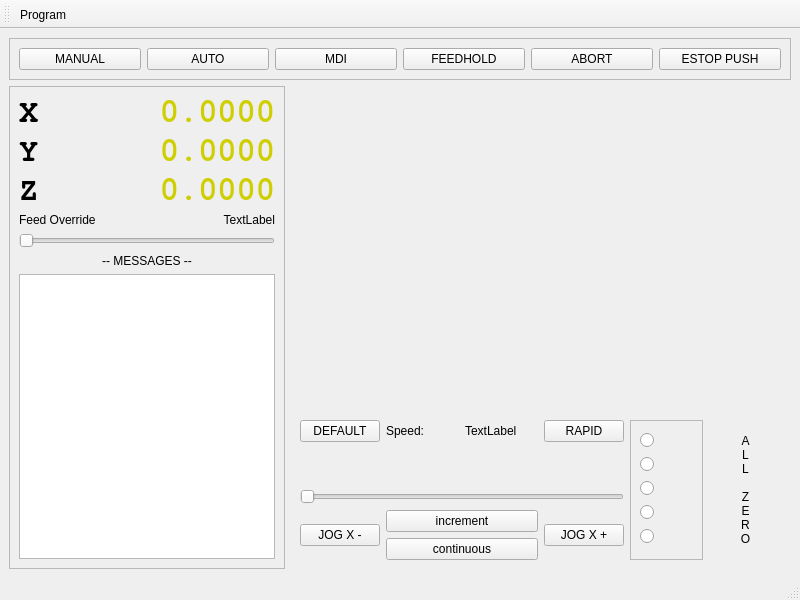
<?xml version="1.0" encoding="UTF-8"?>
<ui version="4.0">
 <class>MainWindow</class>
 <widget class="QMainWindow" name="MainWindow">
  <property name="geometry">
   <rect>
    <x>0</x>
    <y>0</y>
    <width>800</width>
    <height>600</height>
   </rect>
  </property>
  <property name="windowTitle">
   <string>MainWindow</string>
  </property>
  <widget class="QWidget" name="centralwidget">
   <layout class="QGridLayout" name="gridLayout">
    <item row="1" column="0">
     <widget class="QFrame" name="frame_2">
      <property name="frameShape">
       <enum>QFrame::StyledPanel</enum>
      </property>
      <property name="frameShadow">
       <enum>QFrame::Raised</enum>
      </property>
      <layout class="QGridLayout" name="gridLayout_2">
       <item row="0" column="1">
        <widget class="QLabel" name="actual_lb_x">
         <property name="styleSheet">
          <string notr="true">QLabel {
	color: #cece00;
	font-family: FreeMono;
	font-size: 24pt;
	font-weight: 700;
}</string>
         </property>
         <property name="text">
          <string>0.0000</string>
         </property>
         <property name="alignment">
          <set>Qt::AlignRight|Qt::AlignTrailing|Qt::AlignVCenter</set>
         </property>
        </widget>
       </item>
       <item row="6" column="0" colspan="2">
        <widget class="QPlainTextEdit" name="errors_pte">
         <property name="maximumSize">
          <size>
           <width>16777215</width>
           <height>16777215</height>
          </size>
         </property>
        </widget>
       </item>
       <item row="1" column="1">
        <widget class="QLabel" name="actual_lb_y">
         <property name="styleSheet">
          <string notr="true">QLabel {
	color: #cece00;
	font-family: FreeMono;
	font-size: 24pt;
	font-weight: 700;
}</string>
         </property>
         <property name="text">
          <string>0.0000</string>
         </property>
         <property name="alignment">
          <set>Qt::AlignRight|Qt::AlignTrailing|Qt::AlignVCenter</set>
         </property>
        </widget>
       </item>
       <item row="3" column="0">
        <widget class="QLabel" name="label_4">
         <property name="text">
          <string>Feed Override</string>
         </property>
        </widget>
       </item>
       <item row="2" column="1">
        <widget class="QLabel" name="actual_lb_z">
         <property name="styleSheet">
          <string notr="true">QLabel {
	color: #cece00;
	font-family: FreeMono;
	font-size: 24pt;
	font-weight: 700;
}</string>
         </property>
         <property name="text">
          <string>0.0000</string>
         </property>
         <property name="alignment">
          <set>Qt::AlignRight|Qt::AlignTrailing|Qt::AlignVCenter</set>
         </property>
        </widget>
       </item>
       <item row="0" column="0">
        <widget class="QLabel" name="label">
         <property name="styleSheet">
          <string notr="true">QLabel {
	font-family: FreeMono;
	font-size: 24pt;
	font-weight: 700;
}</string>
         </property>
         <property name="text">
          <string>X</string>
         </property>
        </widget>
       </item>
       <item row="4" column="0" colspan="2">
        <widget class="QSlider" name="feed_override_sl">
         <property name="orientation">
          <enum>Qt::Horizontal</enum>
         </property>
        </widget>
       </item>
       <item row="1" column="0">
        <widget class="QLabel" name="label_2">
         <property name="styleSheet">
          <string notr="true">QLabel {
	font-family: FreeMono;
	font-size: 24pt;
	font-weight: 700;
}</string>
         </property>
         <property name="text">
          <string>Y</string>
         </property>
        </widget>
       </item>
       <item row="2" column="0">
        <widget class="QLabel" name="label_3">
         <property name="styleSheet">
          <string notr="true">QLabel {
	font-family: FreeMono;
	font-size: 24pt;
	font-weight: 700;
}</string>
         </property>
         <property name="text">
          <string>Z</string>
         </property>
        </widget>
       </item>
       <item row="3" column="1">
        <widget class="QLabel" name="feed_override_lb">
         <property name="text">
          <string>TextLabel</string>
         </property>
         <property name="alignment">
          <set>Qt::AlignRight|Qt::AlignTrailing|Qt::AlignVCenter</set>
         </property>
        </widget>
       </item>
       <item row="5" column="0" colspan="2">
        <widget class="QLabel" name="label_5">
         <property name="text">
          <string>-- MESSAGES --</string>
         </property>
         <property name="alignment">
          <set>Qt::AlignCenter</set>
         </property>
        </widget>
       </item>
      </layout>
     </widget>
    </item>
    <item row="0" column="0" colspan="2">
     <widget class="QFrame" name="frame">
      <property name="frameShape">
       <enum>QFrame::StyledPanel</enum>
      </property>
      <property name="frameShadow">
       <enum>QFrame::Raised</enum>
      </property>
      <layout class="QHBoxLayout" name="horizontalLayout">
       <item>
        <widget class="QPushButton" name="pushButton_6">
         <property name="text">
          <string>MANUAL</string>
         </property>
        </widget>
       </item>
       <item>
        <widget class="QPushButton" name="pushButton_5">
         <property name="text">
          <string>AUTO</string>
         </property>
        </widget>
       </item>
       <item>
        <widget class="QPushButton" name="pushButton_4">
         <property name="text">
          <string>MDI</string>
         </property>
        </widget>
       </item>
       <item>
        <widget class="QPushButton" name="pushButton_3">
         <property name="text">
          <string>FEEDHOLD</string>
         </property>
        </widget>
       </item>
       <item>
        <widget class="QPushButton" name="pushButton_2">
         <property name="text">
          <string>ABORT</string>
         </property>
        </widget>
       </item>
       <item>
        <widget class="QPushButton" name="pushButton">
         <property name="text">
          <string>ESTOP PUSH</string>
         </property>
        </widget>
       </item>
      </layout>
     </widget>
    </item>
    <item row="1" column="1">
     <widget class="QStackedWidget" name="stackedWidget">
      <widget class="QWidget" name="page">
       <layout class="QGridLayout" name="gridLayout_3">
        <item row="3" column="0" colspan="4">
         <widget class="QSlider" name="horizontalSlider">
          <property name="orientation">
           <enum>Qt::Horizontal</enum>
          </property>
         </widget>
        </item>
        <item row="1" column="3">
         <widget class="QPushButton" name="pushButton_12">
          <property name="text">
           <string>RAPID</string>
          </property>
         </widget>
        </item>
        <item row="1" column="4" rowspan="5">
         <widget class="QFrame" name="frame_3">
          <property name="frameShape">
           <enum>QFrame::StyledPanel</enum>
          </property>
          <property name="frameShadow">
           <enum>QFrame::Raised</enum>
          </property>
          <layout class="QVBoxLayout" name="verticalLayout">
           <item>
            <widget class="QRadioButton" name="radioButton_5">
             <property name="text">
              <string/>
             </property>
            </widget>
           </item>
           <item>
            <widget class="QRadioButton" name="radioButton">
             <property name="text">
              <string/>
             </property>
            </widget>
           </item>
           <item>
            <widget class="QRadioButton" name="radioButton_2">
             <property name="text">
              <string/>
             </property>
            </widget>
           </item>
           <item>
            <widget class="QRadioButton" name="radioButton_3">
             <property name="text">
              <string/>
             </property>
            </widget>
           </item>
           <item>
            <widget class="QRadioButton" name="radioButton_4">
             <property name="text">
              <string/>
             </property>
            </widget>
           </item>
          </layout>
         </widget>
        </item>
        <item row="0" column="1">
         <spacer name="verticalSpacer">
          <property name="orientation">
           <enum>Qt::Vertical</enum>
          </property>
          <property name="sizeHint" stdset="0">
           <size>
            <width>20</width>
            <height>40</height>
           </size>
          </property>
         </spacer>
        </item>
        <item row="4" column="0" rowspan="2">
         <widget class="QPushButton" name="pushButton_7">
          <property name="text">
           <string>JOG X -</string>
          </property>
         </widget>
        </item>
        <item row="1" column="1">
         <widget class="QLabel" name="label_6">
          <property name="text">
           <string>Speed:</string>
          </property>
         </widget>
        </item>
        <item row="4" column="3" rowspan="2">
         <widget class="QPushButton" name="pushButton_8">
          <property name="text">
           <string>JOG X +</string>
          </property>
         </widget>
        </item>
        <item row="5" column="1" colspan="2">
         <widget class="QPushButton" name="pushButton_10">
          <property name="text">
           <string>continuous</string>
          </property>
         </widget>
        </item>
        <item row="1" column="2">
         <widget class="QLabel" name="label_7">
          <property name="text">
           <string>TextLabel</string>
          </property>
         </widget>
        </item>
        <item row="4" column="1" colspan="2">
         <widget class="QPushButton" name="pushButton_9">
          <property name="text">
           <string>increment</string>
          </property>
         </widget>
        </item>
        <item row="1" column="0">
         <widget class="QPushButton" name="pushButton_11">
          <property name="text">
           <string>DEFAULT</string>
          </property>
         </widget>
        </item>
        <item row="1" column="5" rowspan="5">
         <widget class="QLabel" name="label_8">
          <property name="text">
           <string>
A
L
L

Z
E
R
O
</string>
          </property>
          <property name="alignment">
           <set>Qt::AlignCenter</set>
          </property>
         </widget>
        </item>
       </layout>
      </widget>
      <widget class="QWidget" name="page_2"/>
     </widget>
    </item>
   </layout>
  </widget>
  <widget class="QMenuBar" name="menubar">
   <property name="geometry">
    <rect>
     <x>0</x>
     <y>0</y>
     <width>800</width>
     <height>24</height>
    </rect>
   </property>
  </widget>
  <widget class="QStatusBar" name="statusbar"/>
  <widget class="QToolBar" name="toolBar">
   <property name="windowTitle">
    <string>toolBar</string>
   </property>
   <attribute name="toolBarArea">
    <enum>TopToolBarArea</enum>
   </attribute>
   <attribute name="toolBarBreak">
    <bool>false</bool>
   </attribute>
   <addaction name="actionOpen"/>
  </widget>
  <action name="actionOpen">
   <property name="text">
    <string>Program</string>
   </property>
  </action>
 </widget>
 <resources/>
 <connections/>
</ui>
